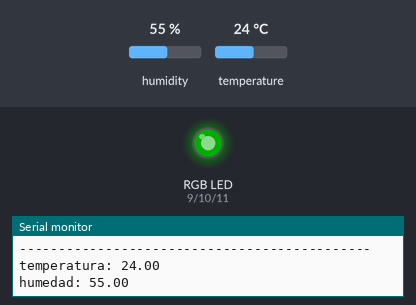
Simulated run of this sketch. Board: Arduino Uno, built with avr-gcc and run on an emulated ATmega328P. Shown: an RGB LED mixed from three pins (HIGH = lit), the last lines printed to the serial monitor. The inputs (shaded band) are chosen by the test bench; at power-on: temperature 24 °C, humidity 55 %. Dim RGB values are drawn brighter than linear.

Above: at 5.6 s.
5.7 s: temperature set to 16 °C
At 6.2 s:
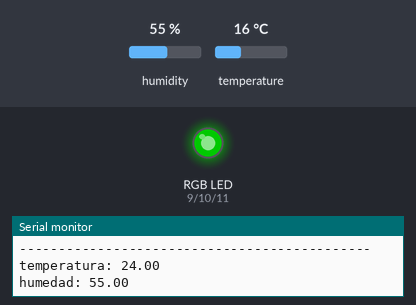
11.5 s: temperature set to 13 °C
At 11.77 s:
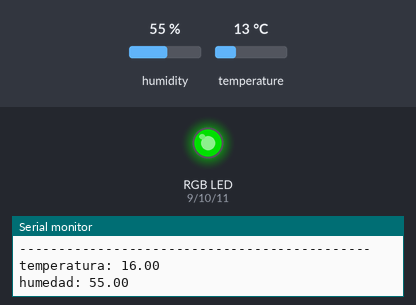
17.4 s: temperature set to 28 °C
At 17.6 s:
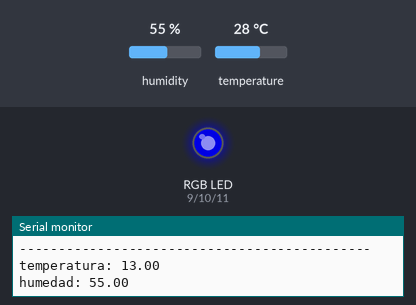
Timing chart, 0 to 29.2 s (numbered marks = the images above; inputs shaded):
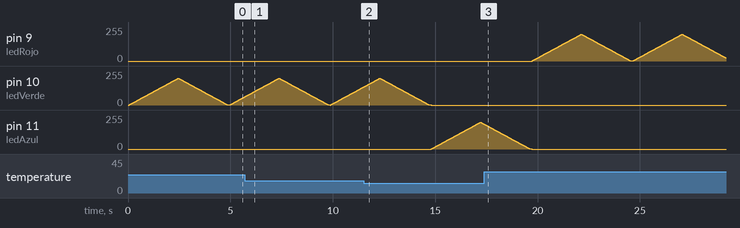

Measured:
- the behaviour switches between 15 and 14 °C on temperature (found by bisection; images 1 and 2)
- after the input at 11.5 s, pin 10 (ledVerde): goes on until 14.8 s, then stays 0/255; pin 11 (ledAzul): rises from 0/255 to 200/255 in 2.4 s, then falls to 186/255 in 0.18 s

The sketch:

SensorTemperaturaHumedad_LedRgb.ino
```cpp
int ledRojo=9;
int ledVerde=10;
int ledAzul=11;
 int i;
//LIBRERIA PARA USAR EL SENSOR DE TEMPERATURA
#include "DHT.h"

//definir que se usara el pin 2 para esto
#define DHTPIN 2

//definir el tipo de sensor
#define DHTTYPE DHT11

//inicializar sensor
DHT dht(DHTPIN, DHTTYPE);

void setup(){
  Serial.begin(9600);
  dht.begin();

  //pin del led
  pinMode(ledRojo,OUTPUT );
  pinMode(ledVerde,OUTPUT );
  pinMode(ledAzul,OUTPUT );

}

void loop(){
  //delay(5000);
  float h = dht.readHumidity();
  float t = dht.readTemperature();
  float f = dht.readTemperature(true);


  //mostrar datos por serial
  Serial.println("---------------------------------------------");
  Serial.print("temperatura: ");
  Serial.println(t);
  Serial.print("humedad: ");
  Serial.println(h);


  if ( isnan(h) || isnan(t) ){
    Serial.println("error de lectura");
    return;
  }
  else{

    //temperatura normal agradable de 15 a 26 grados
    if(t>=15 && t<=26 ){

      for(i=0;i<=200;i++){
        analogWrite(ledAzul ,0 );
        analogWrite(ledRojo ,0);
        analogWrite(ledVerde ,i);
        delay(12);
       }
      for(i=200;i>0;i--){
        analogWrite(ledAzul ,0 );
        analogWrite(ledRojo ,0);
        analogWrite(ledVerde ,i);
        delay(12);
       }

    }

    //temperatura calor (rojo)
    if(t>26){
       for(i=0;i<=200;i++){
        analogWrite(ledAzul ,0 );
        analogWrite(ledRojo ,i);
        analogWrite(ledVerde ,0);
        delay(12);
       }
      for(i=200;i>0;i--){
        analogWrite(ledAzul ,0 );
        analogWrite(ledRojo ,i);
        analogWrite(ledVerde ,0);
        delay(12);
       }
    }

    //temperatura fria (azul)
    if(t<15){
         for(i=0;i<=200;i++){
        analogWrite(ledAzul ,i );
        analogWrite(ledRojo ,0);
        analogWrite(ledVerde ,0);
        delay(12);
       }
      for(i=200;i>0;i--){
        analogWrite(ledAzul ,i);
        analogWrite(ledRojo ,0);
        analogWrite(ledVerde ,0);
        delay(12);
       }
    }


  }


  //calcular sensacion termica
  float st = dht.computeHeatIndex(t,h,false);
  Serial.print("Sensacion termica : ");
  Serial.println(st);
  Serial.println("---------------------------------------------");


}
```
